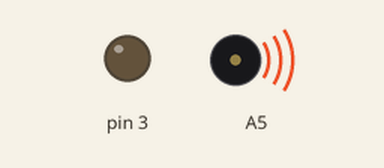
This sketch was run on a simulated Arduino Uno, built with avr-gcc and run on an emulated ATmega328P. Parts: output pins drawn as LEDs (lit = HIGH), buzzer (waves = sounding).

Above: at 0.5 s.
At 6.0 s:
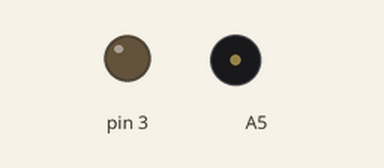
Timing chart, 0 to 14.3 s (numbered marks = the images above):
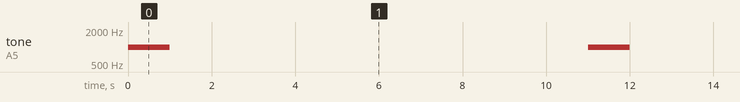

Measured:
- by itself, tone on A5: alternates 1000 Hz for 1.0 s and silent for 10.0 s

The sketch:

test.ino
```cpp
void setup() {
  pinMode(3, OUTPUT);
  pinMode(A5, OUTPUT);

}

void loop() {
  //digitalWrite(3, HIGH);
  tone(A5, 1000);
  delay(1000);
  noTone(A5);
  delay(10000);

}
```
